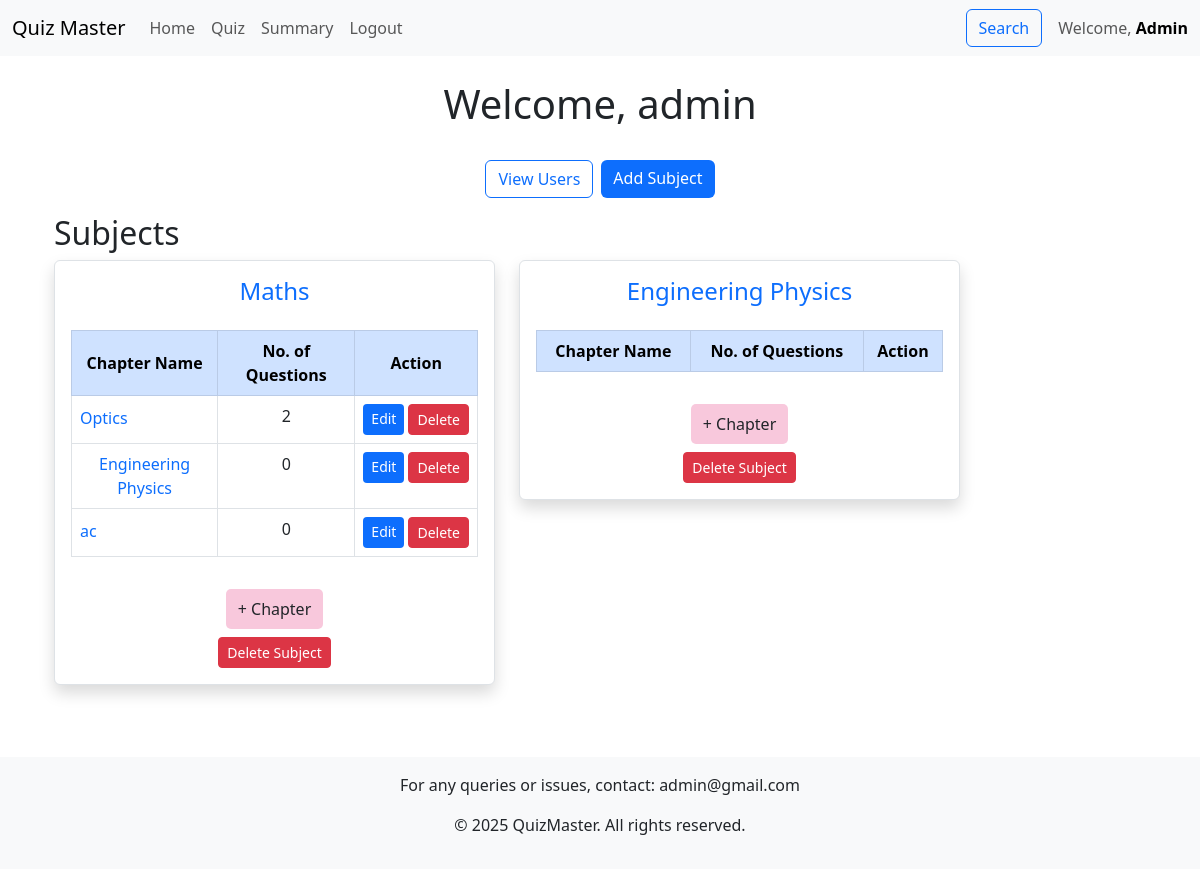
The page /dashboard (signed in) on the database as committed earlier.
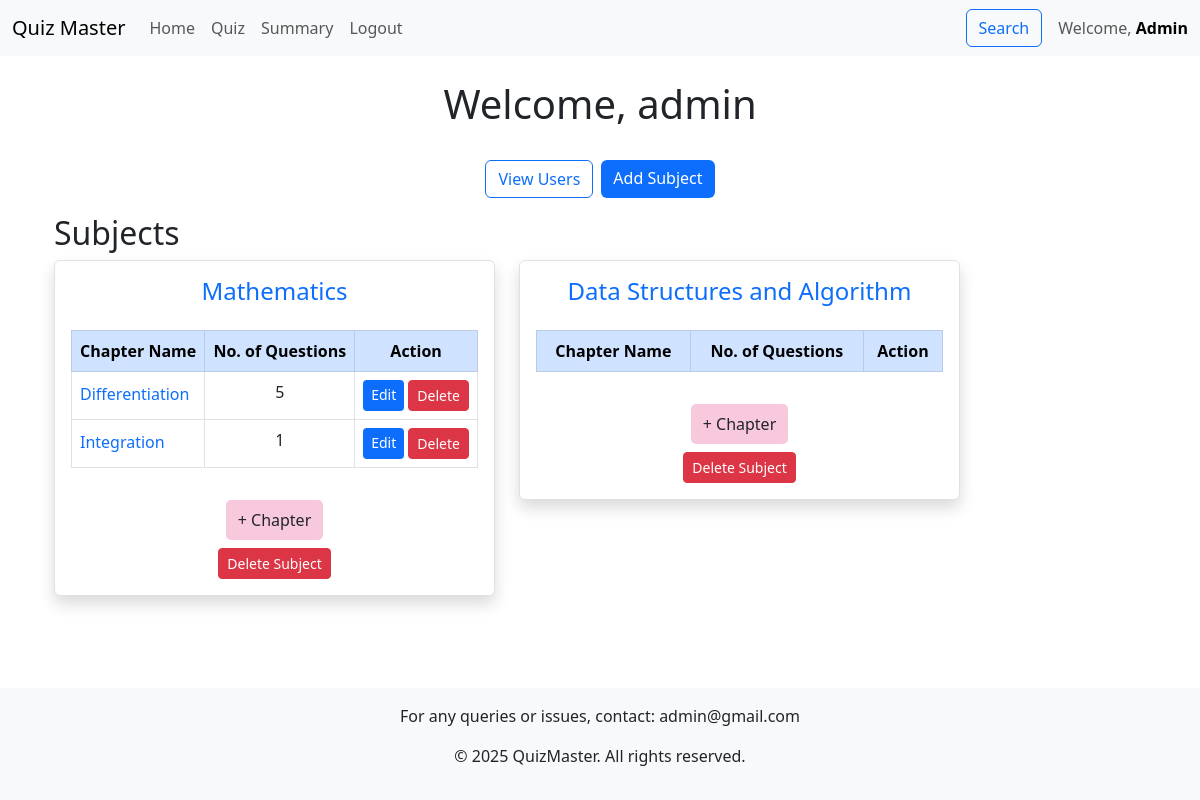
The same page on the database as committed later.
### models.py (models this page shows, shortened)
class Subject(db.Model):
    id = db.Column(db.Integer, primary_key=True)
    name = db.Column(db.String(100), nullable=False)
    description = db.Column(db.String(255))
    chapters = db.relationship('Chapter', backref='subject', lazy=True, cascade="all, delete-orphan")

class Chapter(db.Model):
    id = db.Column(db.Integer, primary_key=True)
    subject_id = db.Column(db.Integer, db.ForeignKey('subject.id'), nullable=False)
    name = db.Column(db.String(100), nullable=False)
    description = db.Column(db.String(255))
    quizzes = db.relationship('Quiz', backref='chapter', lazy=True, cascade="all, delete-orphan")

### controllers/controllers_admin.py (the view)
@app.route("/dashboard", methods=["GET", "POST"])
@auth_required
def dashboard():
        user = User.query.get(session["user_id"])
        if user.role=="user":
            current_date = date.today().isoformat()
            attempted_quiz_id = db.session.query(Score.quiz_id).filter(Score.user_id == user.id)
            quiz = Quiz.query.filter(
    and_(
        Quiz.date_of_quiz >= current_date,  # Future quizzes
        ~Quiz.id.in_(attempted_quiz_id)  # Exclude attempted quizzes
    )
).all()
            quiz_questions_count = {quiz.id: db.session.query(Question).filter(Question.quiz_id == quiz.id).count()
            for quiz in quiz}
            return render_template("dashboard_user.html",user=user,quiz=quiz,quiz_questions_count=quiz_questions_count)
        else:
             subject=db.session.query(Subject).all()
             chapters=db.session.query(Chapter).all()
             chapter_questions_count = {chapter.id: db.session.query(Question).join(Quiz).filter(Quiz.chapter_id == chapter.id).count()
             for chapter in chapters}
             return render_template("dashboard_admin.html",user=user,subject=subject,chapters=chapters,chapter_questions_count=chapter_questions_count)

### controllers/controllers_admin.py (called while the page is built)
def auth_required(func):
    @wraps(func)
    def inner(*args, **kwargs):
        if "user_id" in session:
            return func(*args, **kwargs)
        else:
            flash("Please login to continue")
            return redirect(url_for("index"))
    return inner

### controllers/controllers_login.py (called while the page is built)
@app.context_processor
def inject_admin_email():
    admin_user = User.query.filter_by(role="admin").first()
    return {"admin_email": admin_user.username}

### templates/dashboard_admin.html (shortened to what this page needs)
{% extends "base.html" %}
{% block content %}
<div class="container mt-4">
    <h1 class="text-center">Welcome, {{ user.full_name }}</h1>
<br>
    <div class="d-flex justify-content-center mb-3">
        <form action="/admin/show_users" method="POST" class="me-2">
            <a href="#" class="btn btn-outline-primary" onclick="this.closest('form').submit()">View Users</a>
        </form>
        <a href="{{ url_for('add_subject') }}" class="btn btn-primary">Add Subject</a>
    </div>
    <section>
        <h2>Subjects</h2>
        {% if subject %}
        <div class="row row-cols-1 row-cols-md-3 row-cols-lg-3 g-4">
            {% for sub in subject %}
            <div class="col-md-6 col-lg-5 mb-4">
                <div class="card shadow border rounded p-3 d-flex flex-column">
                    <h4 class="text-center">
                        <a href="#" class="text-decoration-none" data-bs-toggle="modal" data-bs-target="#modal{{ sub.id }}">
                            {{ sub.name }}
                        </a>
                    </h4>
                    {% if chapters %}
                    <table class="table table-bordered mt-3">
                        <thead class="table-primary text-center align-middle">
                            <tr>
                                <th>Chapter Name</th>
                                <th >No. of Questions</th>
                                <th>Action</th>
                            </tr>
                        </thead>
                        <tbody>
                            {% for chapter in chapters if chapter.subject_id == sub.id %}
                            <tr>
                                <td class="text-wrap text-break" >
                                    <form action="/dashboard/quiz/{{ chapter.id }}" method="POST" class="d-inline">
                                        <button type="submit" class="btn btn-link  text-decoration-none p-0 border-0">{{ chapter.name }}</button>
                                    </form>
                                </td>
                                <td class="text-center">{{ chapter_questions_count[chapter.id] }}</td>
                                <td>
                                    <div class="btn-group gap-1">
                                        <a href="/dashboard/admin/edit_chapter/{{ chapter.id }}" class="btn btn-primary btn-sm">Edit</a>
                                        <form action="/dashboard/admin/delete_chapter/{{ chapter.id }}" method="post" class="d-inline">
                                            <button type="submit" class="btn btn-danger btn-sm" onclick="return confirm('Are you sure you want to delete this chapter?')">Delete</button>
                                        </form>
                                    </div>
                                </td>
                </tr>
                {% endfor %}
                </tbody>
                </table>
                {% endif %}
                <div class="text-center mt-3">
                    <a href="{{ url_for('add_chapter', subject_id=sub.id) }}" class="btn btn-pink">+ Chapter</a>
                </div>
                <div class="text-center mt-2">
                    <form action="/dashboard/admin/delete_subject/{{ sub.id }}" method="post">
                        <button type="submit" class="btn btn-danger btn-sm"
                            onclick="return confirm('Are you sure you want to delete this subject?')">Delete
                            Subject</button>
                    </form>
                </div>
            </div>
        </div>
        {% endfor %}
</div>
{% else %}
<p class="text-muted">No subjects yet.</p>
{% endif %}
</section>
</div>
{% endblock %}

Rows that differ between the two databases and show on the page:
removed Chapter: name "Optics", chapter_questions_count "2", shown under Subject "Maths"
removed Chapter: name "Engineering Physics", chapter_questions_count "0", shown under Subject "Maths"
removed Chapter: name "ac", chapter_questions_count "0", shown under Subject "Maths"
removed Subject: name "Engineering Physics"
changed Subject: name "Maths" → "Mathematics"
added Chapter: name "Differentiation", chapter_questions_count "5", shown under Subject "Mathematics"
added Chapter: name "Integration", subject "1", shown under Subject "Mathematics"
added Subject: name "Data Structures and Algorithm"
